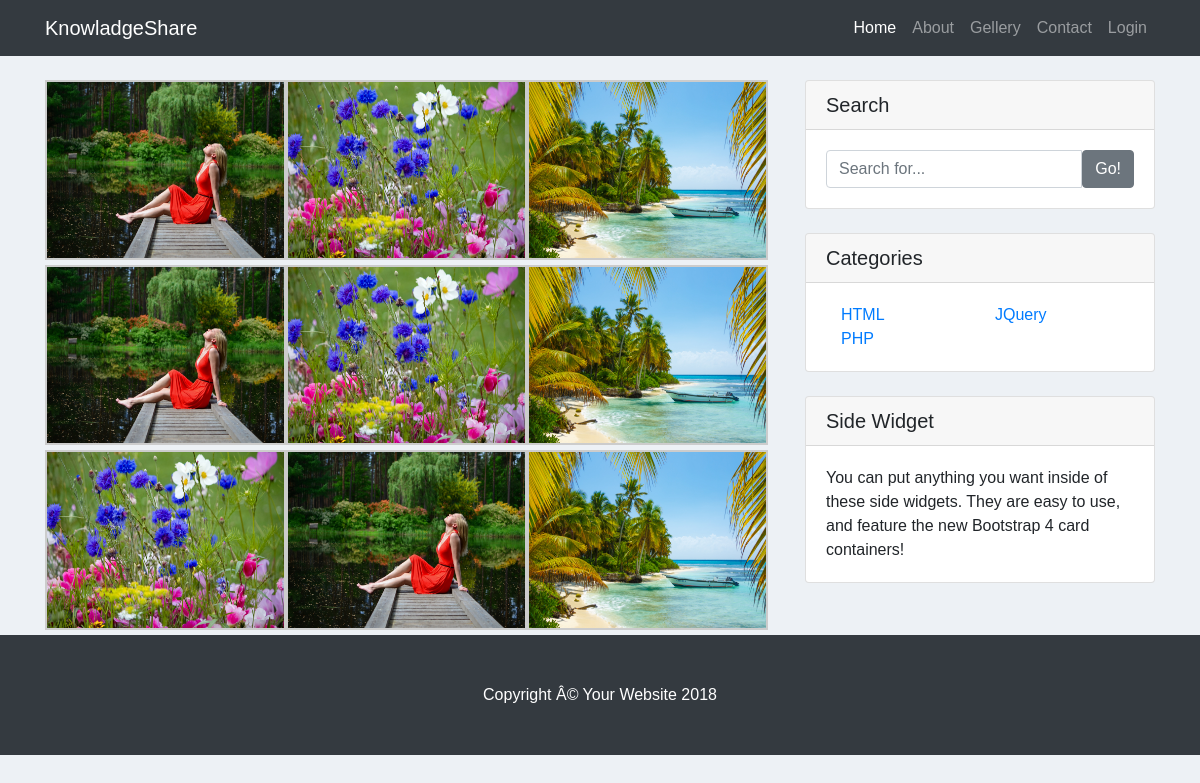
/gellery.php, run on the app's committed database.
### tables this page shows
CREATE TABLE `options` (
  `option_id` int(11) NOT NULL,
  `page_title` varchar(100) NOT NULL,
  `logo` varchar(100) NOT NULL,
  `about` longtext NOT NULL,
  `widget` longtext NOT NULL,
  `copyright` varchar(50) NOT NULL
);

CREATE TABLE `gellery` (
  `gellery_id` int(11) NOT NULL,
  `gellery_image` varchar(255) NOT NULL
);

CREATE TABLE `post_catergorys` (
  `category_id` int(11) NOT NULL,
  `category_names` varchar(255) NOT NULL
);

### functions/function.php (called while the page is built, shortened)
<?php
 function get_header(){
	 require_once('includes/header.php');
 }
  function get_sidebar(){
	  require_once('includes/sidebar.php');
 }
?>

### gellery.php (the view, shortened to what this page needs)
<?php
 require_once('functions/function.php');
  get_header();
?>
    <div class="container">
      <div class="row">
        <div class="col-md-8 gellery">
<br />
<?php
    $sql = "SELECT * FROM gellery";
                $result = mysqli_query($conn, $sql);
                while($row = mysqli_fetch_assoc($result)){ ?>
               <a href="Admin/uploads/gellery/<?php echo $row['gellery_image']?>" rel=" prettyPhoto['shamim']"><img src="Admin/uploads/gellery/<?php echo $row['gellery_image']?>" alt="prettyPhoto" /></a>
                 <?php  }
?>
        </div>
<?php
  get_sidebar();
   include 'config.php';
   $sql = "SELECT * FROM options";
    $result = mysqli_query($conn, $sql);
        $row = mysqli_fetch_assoc($result);
    ?>
    <footer class="py-5 bg-dark">
      <div class="container">
        <p class="m-0 text-center text-white"><?php echo $row['copyright']?></p>
      </div>
    </footer>

### includes/header.php (shortened to what this page needs)
<?php
  require_once('functions/function.php');
  include_once('config.php');
?>
<!DOCTYPE html>
<html lang="en">
  <head>
    <?php
  $sql = "SELECT * FROM options";
    $result = mysqli_query($conn, $sql);
        $row = mysqli_fetch_assoc($result);
    ?>
    <link href="vendor/bootstrap/css/bootstrap.min.css" rel="stylesheet">
	<link rel="stylesheet" type="text/css" href="css/prettyPhoto.css" media="all" />
      <link rel="stylesheet" href="comments/style.css">
    <link href="css/blog-home.css" rel="stylesheet"/>
    <link href="css/custom-style" rel="stylesheet"/>
  </head>
  <body>
    <nav class="navbar navbar-expand-lg navbar-dark bg-dark fixed-top">
      <div class="container">
        <a class="navbar-brand" href="index.php"><?php echo $row['logo']?></a>
        <div class="collapse navbar-collapse" id="navbarResponsive">
          <ul class="navbar-nav ml-auto">
            <li class="nav-item active">
              <a class="nav-link" href="index.php">Home
              </a>
            </li>
            <li class="nav-item">
              <a class="nav-link" href="about.php">About</a>
            </li>
            <li class="nav-item">
              <a class="nav-link" href="gellery.php">Gellery</a>
            </li>
            <li class="nav-item">
              <a class="nav-link" href="contact.php">Contact</a>
            </li>
			<li class="nav-item">
                <?php if(empty($_SESSION['user_id'])){ ?>
              <a class="nav-link" href="Admin/login.php">Login</a>
     <?php       }else{ ?>
                     <a class="nav-link" href="Admin/index.php">Deshboard</a>
            <?php  }
                ?>
            </li>
          </ul>
        </div>
      </div>
    </nav>

### includes/sidebar.php
    <div class="col-md-4">
      <div class="card my-4">
        <h5 class="card-header">Search</h5>
        <div class="card-body">
          <form action="search.php" method="get">
          <div class="input-group">
            <input type="text" class="form-control" name="search" placeholder="Search for..." required>
            <span class="input-group-btn">
              <button class="btn btn-secondary" type="submit">Go!</button>
            </span>
          </div>
          </form>
        </div>
      </div>
      <div class="card my-4">
        <h5 class="card-header">Categories</h5>
        <div class="card-body">
          <div class="row">
            <div class="col-lg-12">
              <ul class="cat_list list-unstyled">
                <?php
                $cat_list= "SELECT * FROM post_catergorys";
                global $conn;
                $cat_resut=mysqli_query($conn,$cat_list);
                while ($cat_row=mysqli_fetch_assoc($cat_resut)) { ?>
                   <div class="col-md-6" style="float:left">
                      <li>
                  <a href="posts.php?category=<?php echo $cat_row['category_id']?>"><?php echo $cat_row['category_names'];?></a>
                </li>
                   </div>
              <?php  }
                ?>
              </ul>
            </div>
          </div>
        </div>
      </div>
      <div class="card my-4">
        <h5 class="card-header">Side Widget</h5>
        <div class="card-body">
          You can put anything you want inside of these side widgets. They are easy to use, and feature the new Bootstrap 4 card containers!
        </div>
      </div>
    </div>
  </div>
</div>

### comments/style.css (style rules this page uses)
* { margin:0px; padding:0px; box-sizing:border-box; font-family:'Calibri', sans-serif; outline:none; }
html, body { background-color:#edf1f5; }

### css/blog-home.css (style rules this page uses)
body { padding-top: 54px; }
@media (min-width: 992px) { body { padding-top: 56px; } }

### gellery.php (style rules this page uses)
.gellery img { width:33%; float:left; overflow:hidden; border:2px solid #ccc; margin-bottom:5px; height: 180px }

### data on the page
options: logo "KnowladgeShare", copyright "Copyright Â© Your Website 2018"
gellery: gellery_image (picture)
gellery: gellery_image (picture)
gellery: gellery_image (picture)
gellery: gellery_image (picture)
gellery: gellery_image (picture)
gellery: gellery_image (picture)
gellery: gellery_image (picture)
gellery: gellery_image (picture)
gellery: gellery_image (picture)
post_catergorys: category_names "HTML"
post_catergorys: category_names "JQuery"
post_catergorys: category_names "PHP"
